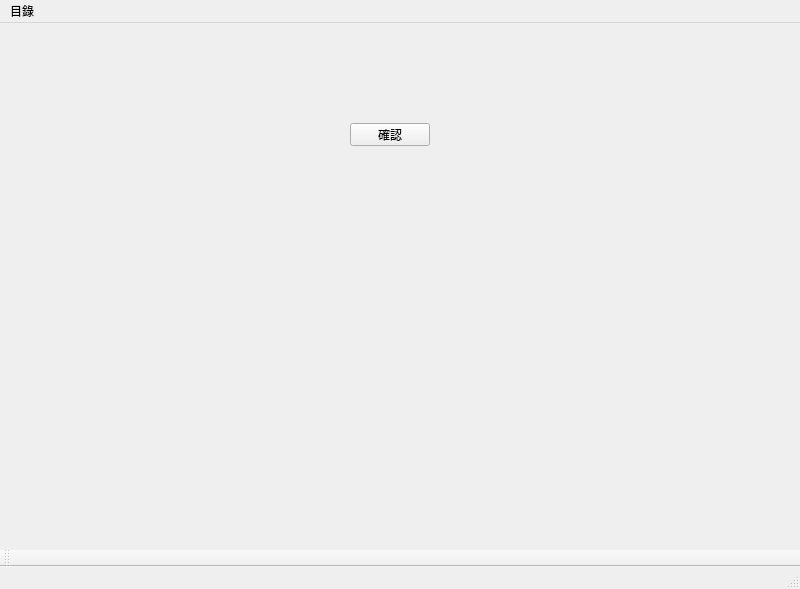
<?xml version="1.0" encoding="UTF-8"?>
<ui version="4.0">
 <class>MainWindow</class>
 <widget class="QMainWindow" name="MainWindow">
  <property name="geometry">
   <rect>
    <x>0</x>
    <y>0</y>
    <width>800</width>
    <height>589</height>
   </rect>
  </property>
  <property name="windowTitle">
   <string>小說狂人爬蟲</string>
  </property>
  <widget class="QWidget" name="centralwidget">
   <widget class="QPushButton" name="pushButton">
    <property name="geometry">
     <rect>
      <x>350</x>
      <y>100</y>
      <width>80</width>
      <height>23</height>
     </rect>
    </property>
    <property name="text">
     <string>確認</string>
    </property>
   </widget>
  </widget>
  <widget class="QMenuBar" name="menubar">
   <property name="geometry">
    <rect>
     <x>0</x>
     <y>0</y>
     <width>800</width>
     <height>20</height>
    </rect>
   </property>
   <widget class="QMenu" name="menu">
    <property name="title">
     <string>目錄</string>
    </property>
    <addaction name="separator"/>
    <addaction name="actionopenMenu"/>
    <addaction name="actionExit"/>
   </widget>
   <addaction name="menu"/>
  </widget>
  <widget class="QStatusBar" name="statusbar"/>
  <widget class="QToolBar" name="toolBar">
   <property name="windowTitle">
    <string>toolBar</string>
   </property>
   <attribute name="toolBarArea">
    <enum>BottomToolBarArea</enum>
   </attribute>
   <attribute name="toolBarBreak">
    <bool>false</bool>
   </attribute>
  </widget>
  <action name="actionopenMenu">
   <property name="text">
    <string>開啟...</string>
   </property>
  </action>
  <action name="actionExit">
   <property name="text">
    <string>離開</string>
   </property>
  </action>
 </widget>
 <resources/>
 <connections/>
</ui>
